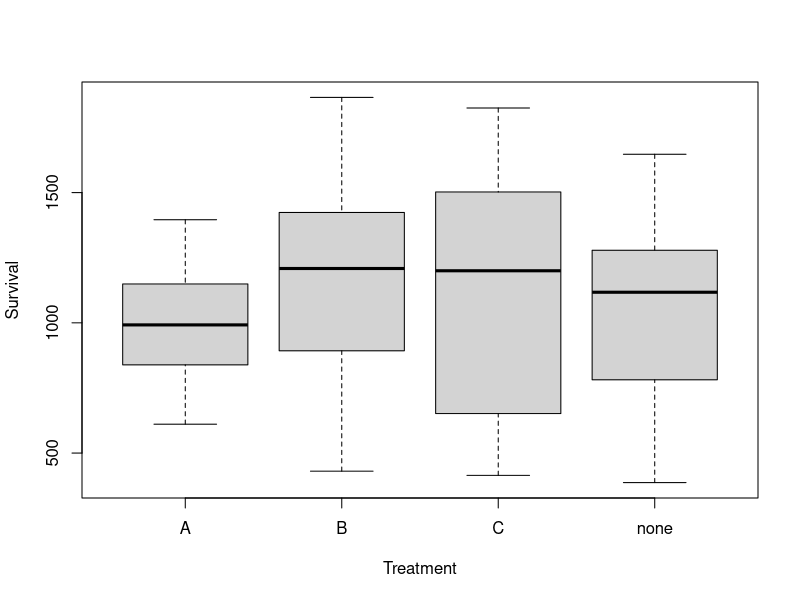
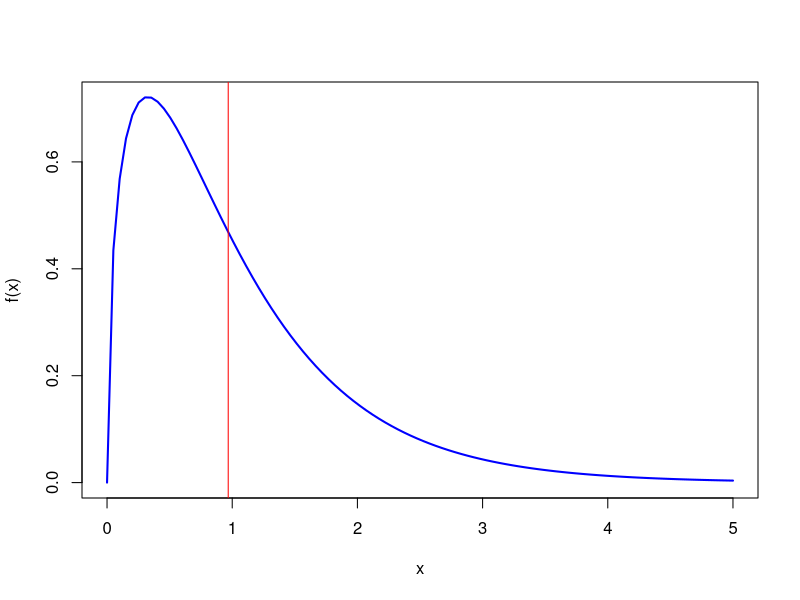

Generate these figures, in order, with R:
## ---- chunk 1
treatment<-factor(c(rep("none",30),rep("A",20),rep("B",20),rep("C",15)))
effect_size<-100 # the patients treated with C truly on avarage live 100 days more than others, A and B do not help at all
survival<-rnorm(length(treatment),1000,300)+effect_size*as.numeric(treatment=="C") # survival typically has an exponential or lognormal distribution, in real datasets we would need to make a data transformation before running the future tests
medstudy<-data.frame(treatment,survival)
boxplot(survival~treatment,medstudy,xlab="Treatment",ylab="Survival")
## ---- chunk 2
aov(survival~treatment,medstudy) # run anova
summary(aov(survival~treatment,medstudy)) # get a more detailed report, the F-test outcome on top of the previous run
treatment_Df<-length(levels(treatment))-1 # calculate the stats reported in the table above once more
Residuals_Df<-length(treatment)-length(levels(treatment))
tsmeans<-aggregate(survival~treatment,FUN=mean) # calculate treatment level survival means, auxiliary var
treatment_Sum_Sq<-sum((tsmeans$survival-mean(survival))^2*table(treatment))
Residuals_Sum_Sq<-sum(sapply(levels(treatment),function(x){sum((survival[treatment==x]-tsmeans$survival[tsmeans$treatment==x])^2)}))
Total_Sum_Sq<-sum((survival-mean(survival))^2)
Total_Sum_Sq<-treatment_Sum_Sq+Residuals_Sum_Sq # the between groups variability and the within groups variability must sum to the total variability
treatment_Mean_Sq<-treatment_Sum_Sq/treatment_Df
Residuals_Mean_Sq<-Residuals_Sum_Sq/Residuals_Df
F_value<-treatment_Mean_Sq/Residuals_Mean_Sq
Pr_F<-pf(F_value,treatment_Df,Residuals_Df,lower.tail=F) # use F-distribution function to find the p-value, compare it with an alpha-value (typically 0.05)
x <- seq(0, 5, length = 100)
plot(x, df(x = x, df1 = treatment_Df, df2 = Residuals_Df),type="l",lwd=2,col="blue",xlab="x",ylab="f(x)") # plot F-distribution with the given parameters
abline(v=F_value,col="red")
## ---- chunk 3
anova<-aov(survival~treatment,medstudy) # run anova again
coefficients(anova)
lreg<-lm(survival~treatment,medstudy ) # compare with lm
coefficients(lreg)
summary(lreg) # the final F-statistic that evaluates the linear model as a whole exactly matches the previously reported ANOVA p-value, ANOVA enables nested comparisons between linear models
## ---- chunk 4
t.test(survival[treatment=="A"],survival[treatment=="B"]) # an example for simple two-group comparison
all.t.tests<-unlist(sapply(levels(treatment),function(x){sapply(levels(treatment)[levels(treatment)>x], function(y) t.test(survival[treatment==x],survival[treatment==y])$p.value)})) # perform a sequence of t-tests, 
p.adjust(all.t.tests,method="bonferroni") # apply Bonferroni correction, compensates for multiple comparisons
all.t.tests*6 # equals simple multiplication by 4*3/2=6 with thresholding to 1
